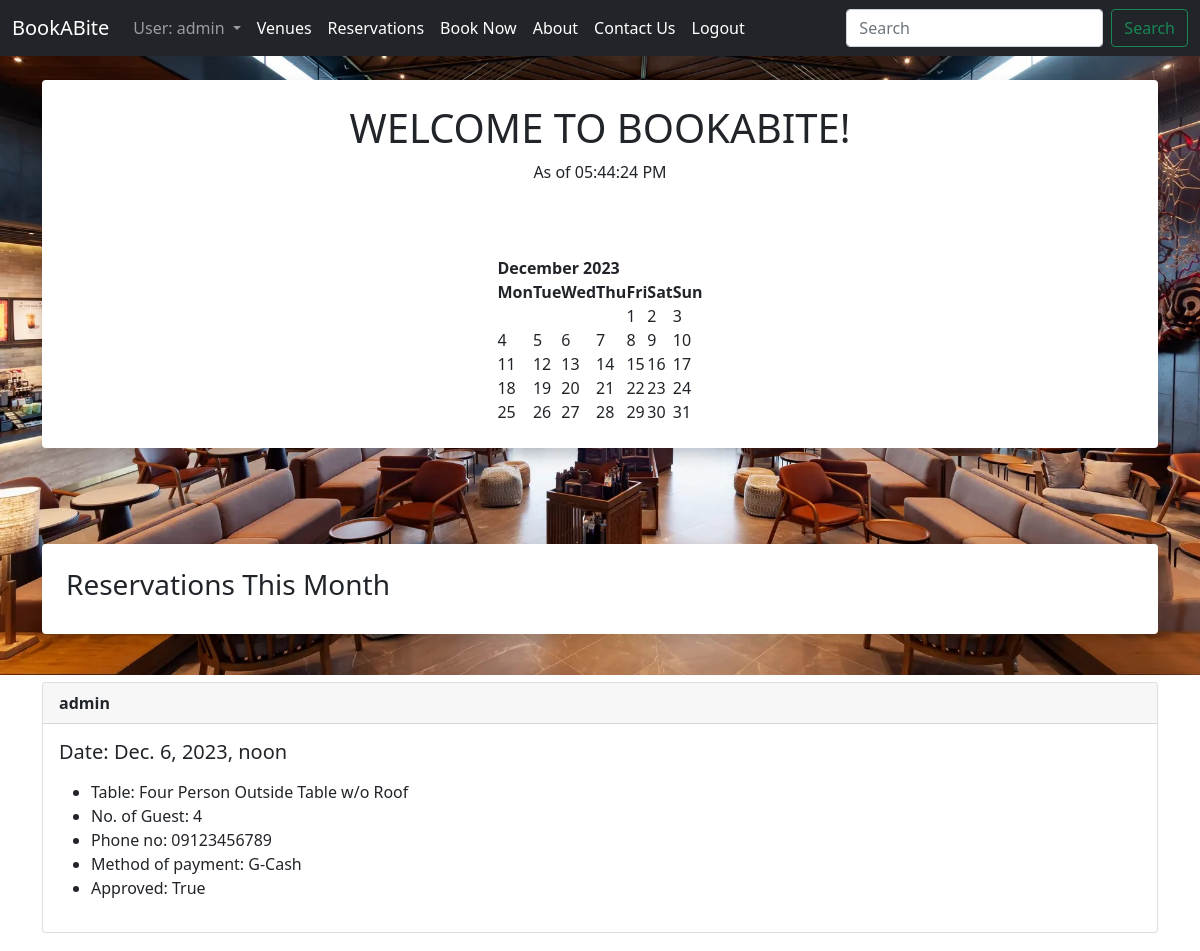
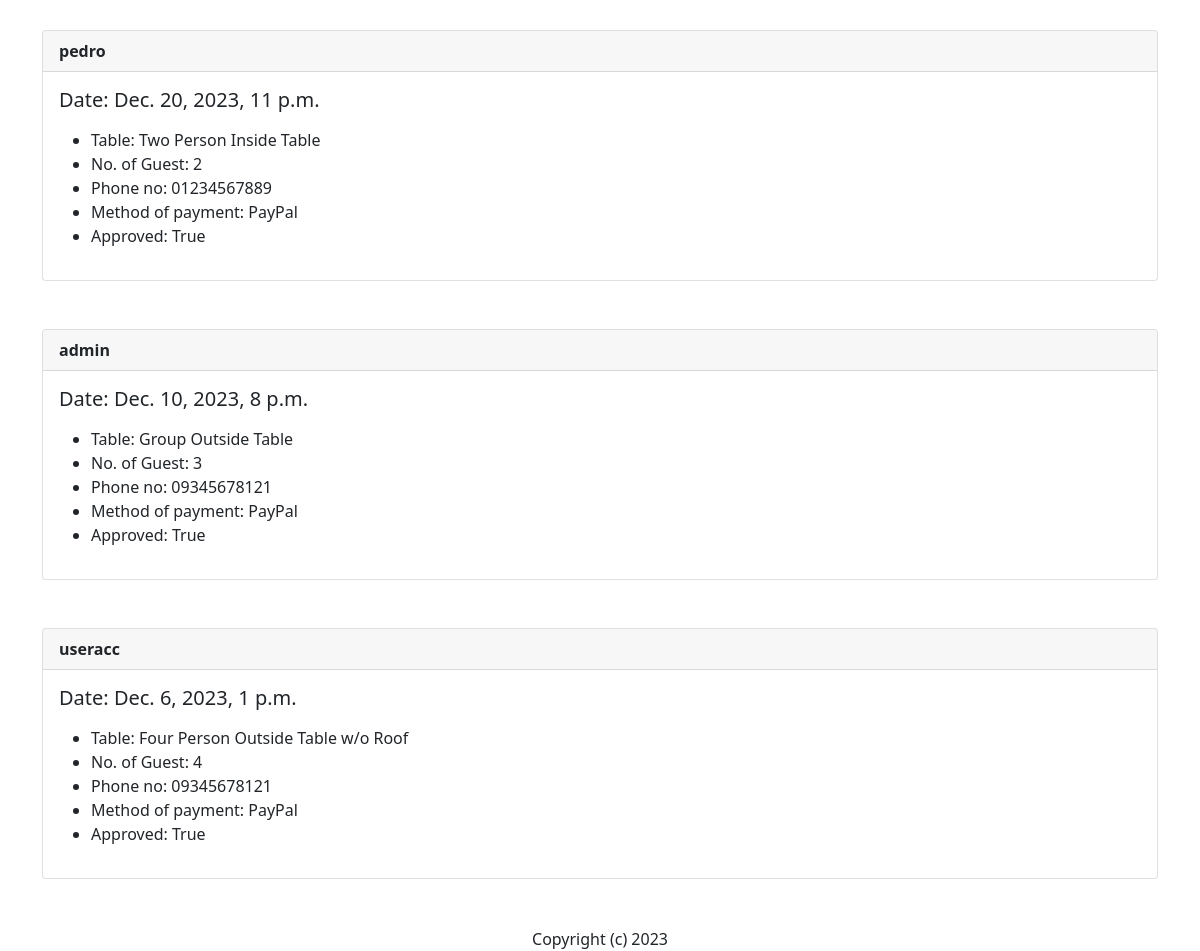
The app's page / (signed in) with its own data (2 pictures, top to bottom).
### book/models.py (models this page shows, shortened)
class Reservation(models.Model):
	name = models.CharField('Guest Name', max_length=120)
	reserve_date = models.DateTimeField('Guest Date')
	table = models.ForeignKey(Table, blank=True, null=True, on_delete=models.SET_NULL)
	no_guest = models.ForeignKey(Guest, blank=True, null=True, on_delete=models.SET_NULL)
	phone = models.CharField(max_length=20)
	payment = models.ForeignKey(Payment, blank=True, null=True, on_delete=models.SET_NULL)
	approved = models.BooleanField('Approved', default=False)

class Table(models.Model):
	number_table = models.CharField(max_length=150)
	table_image = models.ImageField(null=True, blank=True, upload_to='images/')
	def __str__(self):
		return self.number_table

class Guest(models.Model):
	no_of_guest = models.CharField(max_length=20)
	def __str__(self):
		return self.no_of_guest

class Payment(models.Model):
	mehthod_payment = models.CharField(max_length=20)
	def __str__(self):
		return self.mehthod_payment

### book/views.py (the view)
# urls.py: path('', views.home, name="book-home"),
def home(request, year=datetime.now().year, month=datetime.now().strftime('%B')):
	month = month.capitalize()
	month_number = list(calendar.month_name).index(month)
	month_number = int(month_number)
	cal = HTMLCalendar().formatmonth( year, month_number)
	now = datetime.now()
	current_year = now.year
	time = now.strftime('%I:%M:%S %p')
	reservation_list = Reservation.objects.filter(
			reserve_date__year = year,
			reserve_date__month = month_number,
		)
	return render(request, 'book/home.html', {
		"year": year,
		"month": month,
		"month_number": month_number,
		"cal": cal,
		"current_year": current_year,
		"time": time,
		"reservation_list": reservation_list,
	})

### book/templates/book/home.html (shortened to what this page needs)
{% extends 'book/base.html' %}
{% load static %}
{% block content %}
	<div class="shadow p-4 mb-5 bg-body rounded">
		<center>
			<h1>WELCOME TO BOOKABITE!</h1>
			As of {{ time }}
			<br/><br/><br/><br/>
			{{ cal|safe }}
		</center>
	</div>
	<br/> <br/>
			{% if user.is_superuser %}
				<div class="shadow p-4 mb-5 bg-body rounded">
					<h3>Reservations This Month</h3>
				</div>
					{% if reservation_list %}
						{% for reservation in reservation_list %}
							<div class="card">
							  <div class="card-header">
							    <strong>{{ reservation.name }}</strong>
							  </div>
							  <div class="card-body">
							    <h5 class="card-title">Date: {{ reservation.reserve_date }}</h5>
							    <p class="card-text">
							    	<ul>
										<li>Table: {{ reservation.table }}</li>
										<li>No. of Guest: {{ reservation.no_guest }}</li>
										<li>Phone no: {{ reservation.phone }}</li>
										<li>Method of payment: {{ reservation.payment }}</li>
										<li>Approved: {{ reservation.approved }}</li>
									</ul>
							    </p>
							  </div>
							</div>
							<br/><br/>
						{% endfor %}
					{% else %}
						No Reservations This Month
					{% endif%}
			{% endif %}
		<center>
			Copyright (c) {{ current_year}}
		</center>
{% endblock content %}

### book/templates/book/navbar.html (shortened to what this page needs)
<nav class="navbar navbar-expand-lg fixed-top navbar-dark bg-dark">
  <div class="container-fluid">
    <a class="navbar-brand" href="{% url 'book-home' %}">BookABite</a>
    <div class="collapse navbar-collapse" id="navbarSupportedContent">
      <ul class="navbar-nav me-auto mb-2 mb-lg-0">
        {% if user.is_superuser %}
          <li class="nav-item dropdown">
          <a class="nav-link dropdown-toggle" href="#" id="navbarDropdown" role="button" data-bs-toggle="dropdown" aria-expanded="false">
            User: {{ user }}
          </a>
        </li>
        {% else %}
          {% if user.is_authenticated %}
            <li class="nav-item">
              <a class="nav-link active" href="#">User: {{ user }}</a>
            </li>
          {% endif %}
        {% endif %}
        <li class="nav-item">
          <a class="nav-link active" href="{% url 'venue-list' %}">Venues</a>
        </li>
        <li class="nav-item">
          <a class="nav-link active" href="{% url 'reservation-list' %}">Reservations</a>
        </li>
        <li class="nav-item">
          <a class="nav-link active" aria-current="page" href="{% url 'add-reservation' %}">Book Now</a>
        </li>
        <li class="nav-item">
          <a class="nav-link active" aria-current="page" href="{% url 'book-about' %}">About</a>
        </li>
        <li class="nav-item">
          <a class="nav-link active" aria-current="page" href="{% url 'book-contact' %}">Contact Us</a>
        </li>
        {% if user.is_authenticated %}
          <li class="nav-item">
            <a class="nav-link active" aria-current="page" href="{% url 'logout' %}">Logout</a>
          </li>
        {% endif %}
      </ul>
      {% if user.is_authenticated %}
        <form class="d-flex" method="POST" action="{% url 'search-reservation'%}">
          <input class="form-control me-2" type="search" placeholder="Search" aria-label="Search" name="searched">
          <button class="btn btn-outline-success" type="submit">Search</button>
        </form>
      {% else%}
        <form class="d-flex" method="POST" action="{% url 'search-reservation'%}" disabled>
          {% csrf_token %}
          <input class="form-control me-2" type="search" placeholder="Search" readonly aria-label="Search" name="searched">
          <button class="btn btn-outline-secondary disabled" type="submit">Search</button>
        </form>
      {% endif %}
    </div>
  </div>
</nav>

### book/templates/book/base.html (style rules this page uses)
body { padding-top: 56px; }

### records on screen
Reservation: name "admin", reserve_date "Dec. 6, 2023, noon", table "Four Person Outside Table w/o Roof", no_guest "4", phone "09123456789", payment "G-Cash", approved "True"
Reservation: name "pedro", reserve_date "Dec. 20, 2023, 11 p.m.", table "Two Person Inside Table", no_guest "2", phone "01234567889", payment "PayPal", approved "True"
Reservation: name "admin", reserve_date "Dec. 10, 2023, 8 p.m.", table "Group Outside Table", no_guest "3", phone "09345678121", payment "PayPal", approved "True"
Reservation: name "useracc", reserve_date "Dec. 6, 2023, 1 p.m.", table "Four Person Outside Table w/o Roof", no_guest "4", phone "09345678121", payment "PayPal", approved "True"

### other values on screen
{{ user }} "admin"
{{ cal|safe }} "December 2023 Mon Tue Wed Thu Fri Sat Sun 1 2 3 4 5 6 7 8 9 10 11 12 13 14 15 16 17 18 19 20 21 22 23 24 25 26 27 28 29 30 31"
